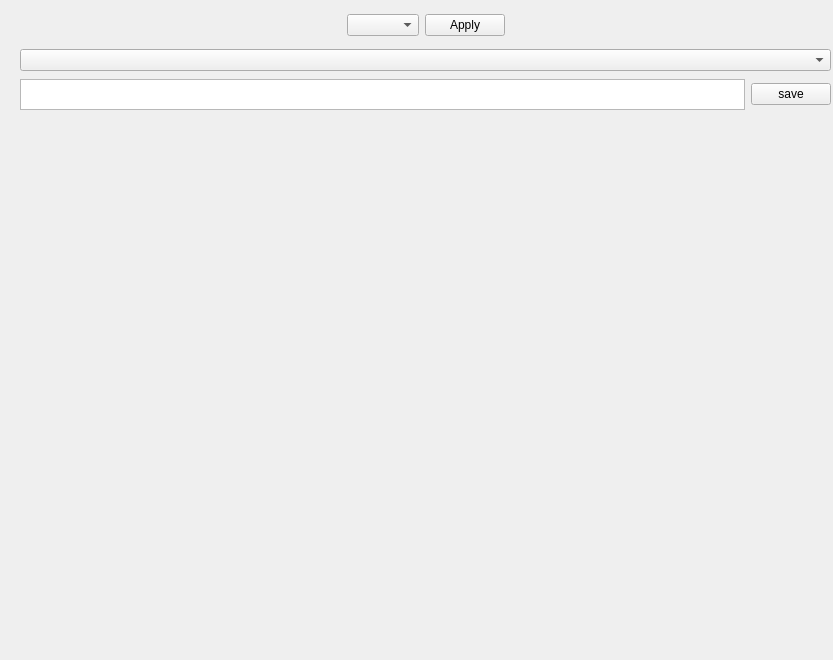
<?xml version="1.0" encoding="UTF-8"?>
<ui version="4.0">
 <class>Form</class>
 <widget class="QWidget" name="Form">
  <property name="geometry">
   <rect>
    <x>0</x>
    <y>0</y>
    <width>833</width>
    <height>660</height>
   </rect>
  </property>
  <property name="windowTitle">
   <string>Form</string>
  </property>
  <widget class="QWidget" name="horizontalLayoutWidget">
   <property name="geometry">
    <rect>
     <x>20</x>
     <y>10</y>
     <width>811</width>
     <height>31</height>
    </rect>
   </property>
   <layout class="QHBoxLayout" name="horizontalLayout">
    <item>
     <spacer name="horizontalSpacer_2">
      <property name="orientation">
       <enum>Qt::Horizontal</enum>
      </property>
      <property name="sizeHint" stdset="0">
       <size>
        <width>40</width>
        <height>20</height>
       </size>
      </property>
     </spacer>
    </item>
    <item>
     <widget class="QComboBox" name="comboBoxtransitions"/>
    </item>
    <item>
     <widget class="QPushButton" name="pBApply">
      <property name="text">
       <string>Apply</string>
      </property>
     </widget>
    </item>
    <item>
     <spacer name="horizontalSpacer_3">
      <property name="orientation">
       <enum>Qt::Horizontal</enum>
      </property>
      <property name="sizeHint" stdset="0">
       <size>
        <width>40</width>
        <height>20</height>
       </size>
      </property>
     </spacer>
    </item>
   </layout>
  </widget>
  <widget class="QWidget" name="horizontalLayoutWidget_2">
   <property name="geometry">
    <rect>
     <x>20</x>
     <y>109</y>
     <width>811</width>
     <height>251</height>
    </rect>
   </property>
   <layout class="QHBoxLayout" name="hLayout_Channels"/>
  </widget>
  <widget class="QWidget" name="layoutWidget">
   <property name="geometry">
    <rect>
     <x>20</x>
     <y>410</y>
     <width>811</width>
     <height>60</height>
    </rect>
   </property>
   <layout class="QGridLayout" name="gridLayout">
    <item row="0" column="1">
     <widget class="QLabel" name="errorLbl">
      <property name="sizePolicy">
       <sizepolicy hsizetype="Preferred" vsizetype="Preferred">
        <horstretch>0</horstretch>
        <verstretch>1</verstretch>
       </sizepolicy>
      </property>
      <property name="text">
       <string/>
      </property>
     </widget>
    </item>
    <item row="1" column="0" colspan="2">
     <widget class="QWidget" name="pollErr" native="true">
      <layout class="QHBoxLayout" name="horizontalLayout_6">
       <property name="leftMargin">
        <number>0</number>
       </property>
       <property name="topMargin">
        <number>0</number>
       </property>
       <property name="rightMargin">
        <number>0</number>
       </property>
       <property name="bottomMargin">
        <number>0</number>
       </property>
      </layout>
     </widget>
    </item>
   </layout>
  </widget>
  <widget class="QWidget" name="horizontalLayoutWidget_3">
   <property name="geometry">
    <rect>
     <x>20</x>
     <y>40</y>
     <width>811</width>
     <height>41</height>
    </rect>
   </property>
   <layout class="QHBoxLayout" name="horizontalLayout_3">
    <item>
     <widget class="QComboBox" name="comboBoxtransitionItems"/>
    </item>
   </layout>
  </widget>
  <widget class="QWidget" name="horizontalLayoutWidget_4">
   <property name="geometry">
    <rect>
     <x>20</x>
     <y>79</y>
     <width>811</width>
     <height>31</height>
    </rect>
   </property>
   <layout class="QHBoxLayout" name="horizontalLayout_4">
    <item>
     <widget class="QPlainTextEdit" name="plainTextEditTransitionItem"/>
    </item>
    <item>
     <widget class="QPushButton" name="pBsaveTransitionItem">
      <property name="text">
       <string>save</string>
      </property>
     </widget>
    </item>
   </layout>
  </widget>
  <widget class="QWidget" name="horizontalLayoutWidget_5">
   <property name="geometry">
    <rect>
     <x>20</x>
     <y>490</y>
     <width>811</width>
     <height>31</height>
    </rect>
   </property>
   <layout class="QHBoxLayout" name="horizontalLayout_5">
    <item>
     <widget class="QLabel" name="statusLbl">
      <property name="sizePolicy">
       <sizepolicy hsizetype="Preferred" vsizetype="Preferred">
        <horstretch>0</horstretch>
        <verstretch>1</verstretch>
       </sizepolicy>
      </property>
      <property name="text">
       <string/>
      </property>
     </widget>
    </item>
   </layout>
  </widget>
 </widget>
 <resources>
  <include location="../../res/quango.qrc"/>
 </resources>
 <connections/>
</ui>
